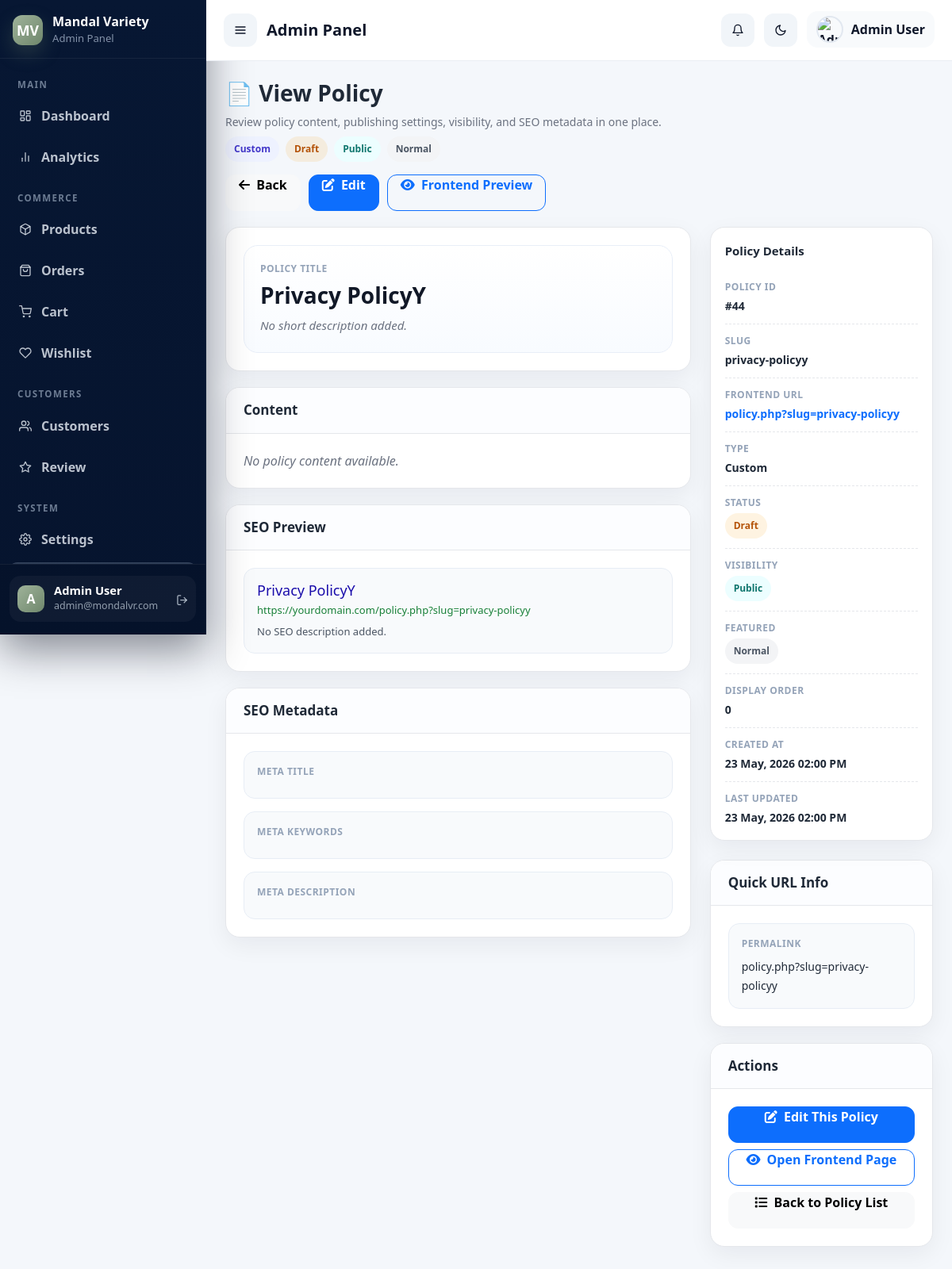
Screenshot of /admin/policies/view.php?id=44 (signed in) with the database file from the repository.
### tables this page shows
CREATE TABLE `policies` (
  `id` int(11) NOT NULL,
  `title` varchar(255) NOT NULL,
  `slug` varchar(255) NOT NULL,
  `type` enum('privacy_policy','terms_conditions','refund_policy','shipping_policy','cancellation_policy','about_us','contact_us','faq','custom') DEFAULT 'custom',
  `short_description` text DEFAULT NULL,
  `content` longtext DEFAULT NULL,
  `status` enum('draft','published','archived') DEFAULT 'draft',
  `visibility` enum('public','private') DEFAULT 'public',
  `is_featured` tinyint(1) DEFAULT 0,
  `display_order` int(11) DEFAULT 0,
  `meta_title` varchar(255) DEFAULT NULL,
  `meta_keywords` text DEFAULT NULL,
  `meta_description` text DEFAULT NULL,
  `created_at` timestamp NOT NULL DEFAULT current_timestamp(),
  `updated_at` timestamp NOT NULL DEFAULT current_timestamp() ON UPDATE current_timestamp()
);

### admin/includes/config.php (called while the page is built, shortened)
<?php
if (!function_exists('e')) {
    function e($string) {
        return htmlspecialchars($string ?? '', ENT_QUOTES, 'UTF-8');
    }
}
?>

### admin/policies/view.php (the view, shortened to what this page needs)
<?php
include '../includes/header.php';
include '../includes/sidebar.php';
$policyId = (int)($_GET['id'] ?? 0);
try {
    $stmt = $conn->prepare("
        SELECT
            id,
            title,
            slug,
            type,
            short_description,
            content,
            status,
            visibility,
            is_featured,
            display_order,
            meta_title,
            meta_keywords,
            meta_description,
            created_at,
            updated_at
        FROM policies
        WHERE id = ?
        LIMIT 1
    ");
    $stmt->execute([$policyId]);
    $policy = $stmt->fetch(PDO::FETCH_ASSOC);
} catch (Exception $ex) {
    echo '<div class="w-100"><div class="container-fluid p-4"><div class="alert alert-danger">Unable to load policy details.</div></div></div>';
    include '../includes/footer.php';
    exit;
}
$typeLabels = [
    'privacy_policy' => 'Privacy Policy',
    'terms_conditions' => 'Terms & Conditions',
    'refund_policy' => 'Refund Policy',
    'shipping_policy' => 'Shipping Policy',
    'cancellation_policy' => 'Cancellation Policy',
    'about_us' => 'About Us',
    'contact_us' => 'Contact Us',
    'faq' => 'FAQ',
    'custom' => 'Custom',
];
$typeLabel = $typeLabels[$policy['type'] ?? 'custom'] ?? 'Custom';
$status = $policy['status'] ?? 'draft';
$visibility = $policy['visibility'] ?? 'public';
$isFeatured = !empty($policy['is_featured']);
?>
<div class="w-100">
    <?php include '../includes/topbar.php'; ?>
    <div class="container-fluid policy-view-page">
        <div class="policy-view-header">
            <div>
                <h4 class="policy-view-title">📄 View Policy</h4>
                <p class="policy-view-subtitle">Review policy content, publishing settings, visibility, and SEO metadata in one place.</p>
                <div class="policy-badges">
                    <span class="policy-badge badge-type"><?= e($typeLabel) ?></span>
                    <?php if ($status === 'published'): ?>
                        <span class="policy-badge badge-published">Published</span>
                    <?php elseif ($status === 'archived'): ?>
                        <span class="policy-badge badge-archived">Archived</span>
                    <?php else: ?>
                        <span class="policy-badge badge-draft">Draft</span>
                    <?php endif; ?>
                    <?php if ($visibility === 'private'): ?>
                        <span class="policy-badge badge-private">Private</span>
                    <?php else: ?>
                        <span class="policy-badge badge-public">Public</span>
                    <?php endif; ?>
                    <?php if ($isFeatured): ?>
                        <span class="policy-badge badge-featured">Featured</span>
                    <?php else: ?>
                        <span class="policy-badge badge-normal">Normal</span>
                    <?php endif; ?>
                </div>
            </div>
            <div class="action-group">
                <a href="list.php" class="btn btn-light btn-policy">
                    <i class="fa fa-arrow-left me-1"></i> Back
                </a>
                <a href="edit.php?id=<?= (int)$policy['id'] ?>" class="btn btn-primary btn-policy">
                    <i class="fa fa-edit me-1"></i> Edit
                </a>
                <a href="../../policy.php?slug=<?= urlencode($policy['slug']) ?>" target="_blank" class="btn btn-outline-primary btn-policy">
                    <i class="fa fa-eye me-1"></i> Frontend Preview
                </a>
            </div>
        </div>
        <div class="row g-4">
            <div class="col-lg-8">
                <div class="policy-card">
                    <div class="policy-card-body">
                        <div class="policy-highlight-box">
                            <span class="policy-label">Policy Title</span>
                            <h2 class="mb-2" style="font-size:28px; font-weight:800; color:#111827;">
                                <?= e($policy['title']) ?>
                            </h2>
                            <?php if (!empty($policy['short_description'])): ?>
                                <p class="policy-short-desc"><?= e($policy['short_description']) ?></p>
                            <?php else: ?>
                                <p class="policy-short-desc empty-data">No short description added.</p>
                            <?php endif; ?>
                        </div>
                    </div>
                </div>
                <div class="policy-card">
                    <div class="policy-card-header">
                        <h5 class="policy-card-title">Content</h5>
                    </div>
                    <div class="policy-card-body">
                        <?php if (!empty($policy['content'])): ?>
                            <div class="policy-main-text"><?= nl2br(e($policy['content'])) ?></div>
                        <?php else: ?>
                            <div class="empty-data">No policy content available.</div>
                        <?php endif; ?>
                    </div>
                </div>
                <div class="policy-card">
                    <div class="policy-card-header">
                        <h5 class="policy-card-title">SEO Preview</h5>
                    </div>
                    <div class="policy-card-body">
                        <div class="policy-seo-preview">
                            <div class="policy-seo-title">
                                <?= e($policy['meta_title'] ?: $policy['title']) ?>
                            </div>
                            <div class="policy-seo-url">
                                <?= e('https://yourdomain.com/policy.php?slug=' . ($policy['slug'] ?: 'policy-page')) ?>
                            </div>
                            <div class="policy-seo-desc">
                                <?= e($policy['meta_description'] ?: ($policy['short_description'] ?: 'No SEO description added.')) ?>
                            </div>
                        </div>
                    </div>
                </div>
                <div class="policy-card">
                    <div class="policy-card-header">
                        <h5 class="policy-card-title">SEO Metadata</h5>
                    </div>
                    <div class="policy-card-body">
                        <div class="row g-3">
                            <div class="col-12">
                                <div class="policy-meta-box">
                                    <span class="policy-label">Meta Title</span>
                                </div>
                            </div>
                            <div class="col-12">
                                <div class="policy-meta-box">
                                    <span class="policy-label">Meta Keywords</span>
                                </div>
                            </div>
                            <div class="col-12">
                                <div class="policy-meta-box">
                                    <span class="policy-label">Meta Description</span>
                                </div>
                            </div>
                        </div>
                    </div>
                </div>
            </div>
            <div class="col-lg-4">
                <div class="policy-side-card">
                    <div class="policy-side-title">Policy Details</div>
                    <div class="policy-side-item">
                        <span class="policy-side-label">Policy ID</span>
                        <div class="policy-side-value">#<?= (int)$policy['id'] ?></div>
                    </div>
                    <div class="policy-side-item">
                        <span class="policy-side-label">Slug</span>
                        <div class="policy-side-value"><?= e($policy['slug'] ?: 'N/A') ?></div>
                    </div>
                    <div class="policy-side-item">
                        <span class="policy-side-label">Frontend URL</span>
                        <div class="policy-side-value">
                            <a href="../../policy.php?slug=<?= urlencode($policy['slug']) ?>" target="_blank" class="text-decoration-none">
                                <?= e('policy.php?slug=' . ($policy['slug'] ?: 'policy-page')) ?>
                            </a>
                        </div>
                    </div>
                    <div class="policy-side-item">
                        <span class="policy-side-label">Type</span>
                        <div class="policy-side-value"><?= e($typeLabel) ?></div>
                    </div>
                    <div class="policy-side-item">
                        <span class="policy-side-label">Status</span>
                        <div class="policy-side-value">
                            <?php if ($status === 'published'): ?>
                                <span class="policy-badge badge-published">Published</span>
                            <?php elseif ($status === 'archived'): ?>
                                <span class="policy-badge badge-archived">Archived</span>
                            <?php else: ?>
                                <span class="policy-badge badge-draft">Draft</span>
                            <?php endif; ?>
                        </div>
                    </div>
                    <div class="policy-side-item">
                        <span class="policy-side-label">Visibility</span>
                        <div class="policy-side-value">
                            <?php if ($visibility === 'private'): ?>
                                <span class="policy-badge badge-private">Private</span>
                            <?php else: ?>
                                <span class="policy-badge badge-public">Public</span>
                            <?php endif; ?>
                        </div>
                    </div>
                    <div class="policy-side-item">
                        <span class="policy-side-label">Featured</span>
                        <div class="policy-side-value">
                            <?php if ($isFeatured): ?>
                                <span class="policy-badge badge-featured">Yes, Featured</span>
                            <?php else: ?>
                                <span class="policy-badge badge-normal">Normal</span>
                            <?php endif; ?>
                        </div>
                    </div>
                    <div class="policy-side-item">
                        <span class="policy-side-label">Display Order</span>
                        <div class="policy-side-value"><?= (int)($policy['display_order'] ?? 0) ?></div>
                    </div>
                    <div class="policy-side-item">
                        <span class="policy-side-label">Created At</span>
                        <div class="policy-side-value">
                            <?= !empty($policy['created_at']) ? date('d M, Y h:i A', strtotime($policy['created_at'])) : 'N/A' ?>
                        </div>
                    </div>
                    <div class="policy-side-item">
                        <span class="policy-side-label">Last Updated</span>
                        <div class="policy-side-value">
                            <?= !empty($policy['updated_at']) ? date('d M, Y h:i A', strtotime($policy['updated_at'])) : 'N/A' ?>
                        </div>
                    </div>
                </div>
                <div class="policy-card mt-4">
                    <div class="policy-card-header">
                        <h5 class="policy-card-title">Quick URL Info</h5>
                    </div>
                    <div class="policy-card-body">
                        <div class="policy-slug-box">
                            <span class="policy-label">Permalink</span>
                            <div class="policy-value"><?= e('policy.php?slug=' . ($policy['slug'] ?: 'policy-page')) ?></div>
                        </div>
                    </div>
                </div>
                <div class="policy-card">
                    <div class="policy-card-header">
                        <h5 class="policy-card-title">Actions</h5>
                    </div>
                    <div class="policy-card-body">
                        <div class="d-grid gap-2">
                            <a href="edit.php?id=<?= (int)$policy['id'] ?>" class="btn btn-primary btn-policy">
                                <i class="fa fa-edit me-1"></i> Edit This Policy
                            </a>
                            <a href="../../policy.php?slug=<?= urlencode($policy['slug']) ?>" target="_blank" class="btn btn-outline-primary btn-policy">
                                <i class="fa fa-eye me-1"></i> Open Frontend Page
                            </a>
                            <a href="list.php" class="btn btn-light btn-policy">
                                <i class="fa fa-list me-1"></i> Back to Policy List
                            </a>
                        </div>
                    </div>
                </div>
            </div>
        </div>
    </div>
</div>
<?php include '../includes/footer.php'; ?>

### rows the page displays
policies: type "Custom", title "Privacy PolicyY", slug "https://yourdomain.com/policy.php?slug=privacy-policyy", meta_description+short_description "No SEO description added.", id "44", slug "privacy-policyy", slug "policy.php?slug=privacy-policyy", display_order "0", created_at "23 May, 2026 02:00 PM", updated_at "23 May, 2026 02:00 PM"

### other values shown
substr($adminName, 0, 1) "A"
$adminName "Admin User"
$adminEmail "admin@mondalvr.com"
